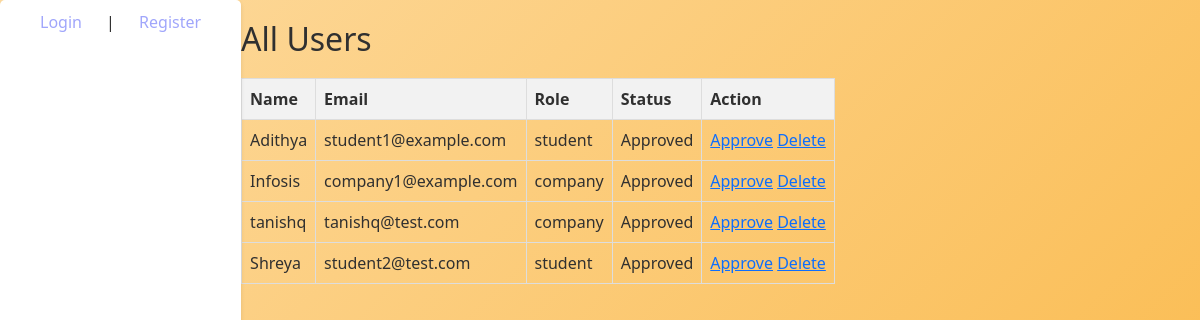
The page /admin/all_users (signed in) on the database as committed earlier.
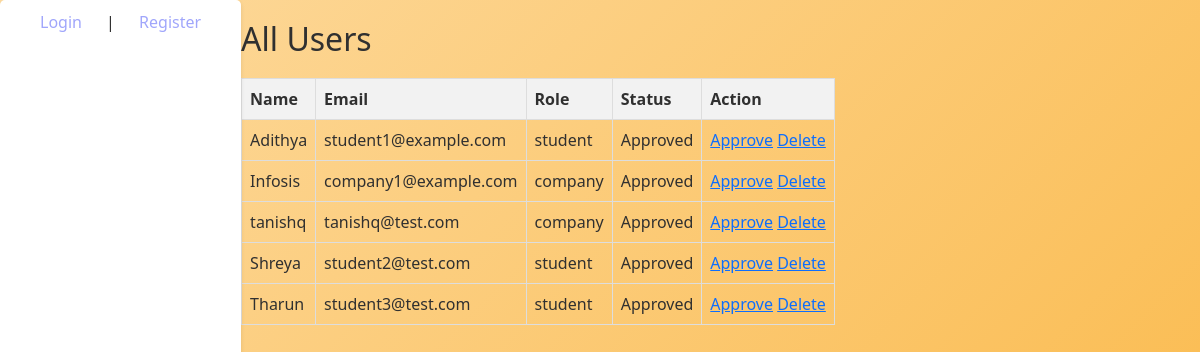
The same page on the database as committed later.
### app.py (models this page shows)
class User(db.Model, UserMixin):
    id = db.Column(db.Integer, primary_key=True)
    email = db.Column(db.String(120), unique=True, nullable=False)
    password = db.Column(db.String(255), nullable=False)
    role = db.Column(db.String(50), nullable=False)
    name = db.Column(db.String(100), nullable=False)
    is_approved = db.Column(db.Boolean, default=False)
    is_active = db.Column(db.Boolean, default=True)

### app.py (the view)
@app.route('/admin/all_users')
@login_required
def all_users():
    if current_user.role != 'admin':
        return redirect(url_for('login'))
    users = User.query.filter(User.role != 'admin').all()
    student_profiles={p.user_id: p for p in studentProfile.query.all()}
    company_profiles={p.user_id: p for p in companyProfile.query.all()}
    return render_template('admin_all_users.html', users=users, student_profiles=student_profiles, company_profiles=company_profiles)

### app.py (called while the page is built)
@login_manager.user_loader
def load_user(user_id):
    return User.query.get(int(user_id))

### templates/admin_all_users.html
{% extends 'base.html' %}
{% block content %}
<h2>All Users</h2>
<table>
<tr>
<th>Name</th>
<th>Email</th>
<th>Role</th>
<th>Status</th>
<th>Action</th>
</tr>
{% for user in users %}
<tr>
<td>{{ user.name }}</td>
<td>{{ user.email }}</td>
<td>{{ user.role }}</td>
<td>
{% if user.is_approved %}
Approved
{% else %}
Pending
{% endif %}
</td>
<td>
<a href="{{ url_for('approve_user', user_id=user.id) }}">Approve</a>
<a href="{{ url_for('delete_user', user_id=user.id) }}">Delete</a>
</td>
</tr>
{% endfor %}
</table>
{% endblock %}

Rows that differ between the two databases and show on the page:
added User: name "Tharun", email "student3@test.com", role "student", is_approved "Approved"
